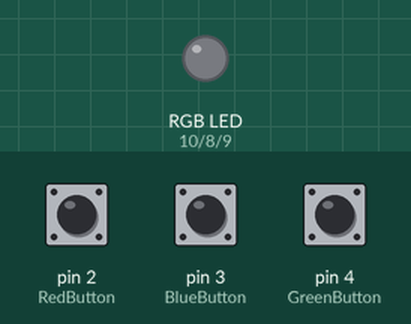
Recording of a sketch running on a simulated Arduino Uno, built with avr-gcc and run on an emulated ATmega328P. Parts: an RGB LED mixed from three pins (HIGH = lit). The inputs (shaded band) are chosen by the test bench; at power-on: pin 2 (RedButton) HIGH, pin 3 (BlueButton) HIGH, pin 4 (GreenButton) HIGH.

Above: at 1.2 s.
1.3 s: pin 2 (RedButton) pulled LOW for 0.15 s
At 2.5 s:
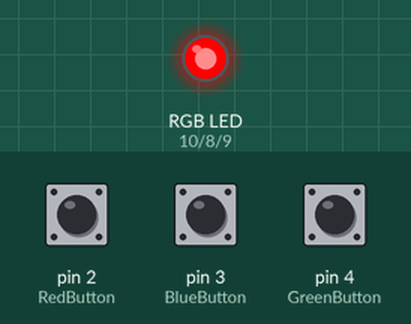
2.9 s: pin 3 (BlueButton) pulled LOW for 0.15 s
At 3.7 s:
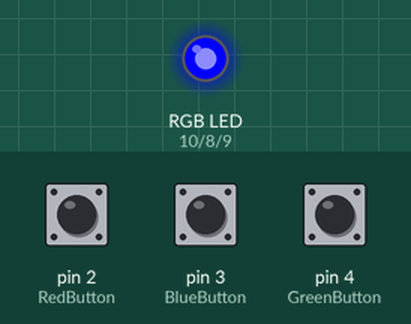
4.5 s: pin 4 (GreenButton) pulled LOW for 0.15 s
At 4.9 s:
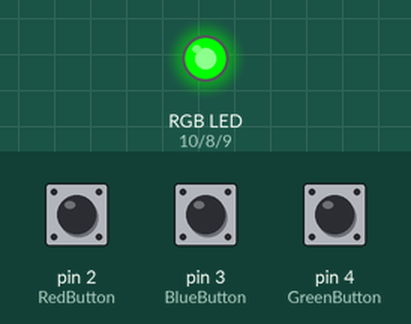
6.1 s: pin 2 (RedButton) pulled LOW for 1 s
At 7.4 s:
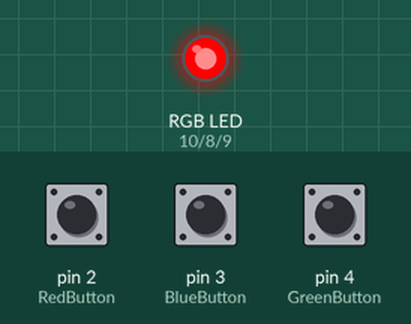
8.6 s: pin 3 (BlueButton) pulled LOW for 1 s
At 9.3 s:
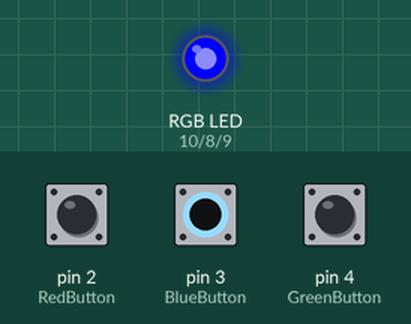
Timing chart, 0 to 11.6 s (numbered marks = the images above; inputs shaded):
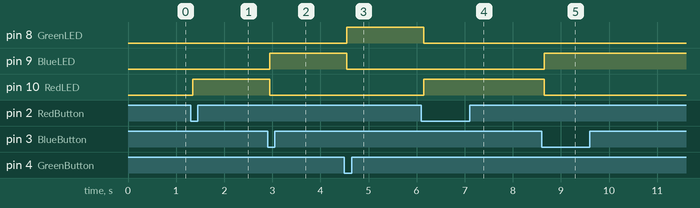

Measured:
- after the input at 1.3 s, pin 10 (RedLED): LOW → HIGH after 0.05 s
- after the input at 2.9 s, pin 9 (BlueLED): LOW → HIGH after 0.05 s; pin 10 (RedLED): HIGH → LOW after 0.05 s
- after the input at 4.5 s, pin 8 (GreenLED): LOW → HIGH after 0.05 s; pin 9 (BlueLED): HIGH → LOW after 0.05 s
- after the input at 6.1 s, pin 8 (GreenLED): HIGH → LOW after 0.05 s; pin 10 (RedLED): LOW → HIGH after 0.05 s
- after the input at 8.6 s, pin 9 (BlueLED): LOW → HIGH after 0.05 s; pin 10 (RedLED): HIGH → LOW after 0.05 s

The sketch:

rgb_buttons.ino
```cpp
//3 buttons to control an RGB LED, click on each button to turn one led at a time
//use Arduino's reset button to reset the colors
// sample schematic at https://circuits.io/circuits/4008863-arduino-buttons-and-rgb-led-code

const int GreenLED = 8;
const int BlueLED  = 9;
const int RedLED   =10;

// define Buttons code
const int GreenButton = 4;
const int BlueButton  = 3;
const int RedButton   = 2;

void setup()
{
// initialize the digital pin as an output.
  pinMode(GreenLED,OUTPUT);
  pinMode(BlueLED ,OUTPUT);
  pinMode(RedLED  ,OUTPUT);
  //input pins
  pinMode(RedButton,INPUT_PULLUP);
  pinMode(BlueButton,INPUT_PULLUP);
  pinMode(GreenButton,INPUT_PULLUP);
}
// the loop routine runs over and over again forever:
void loop() {

  boolean isGreen=digitalRead(GreenButton);
  boolean isBlue=digitalRead(BlueButton);
  boolean isRed=digitalRead(RedButton);
  delay(50);

  if(isGreen==false)
  {
  digitalWrite(GreenLED, HIGH);   // turn the LED on (HIGH is the voltage level)
  digitalWrite(BlueLED , LOW);    // turn the LED off by making the voltage LOW
  digitalWrite(RedLED  , LOW);    // turn the LED off by making the voltage LOW
  }
if(isBlue==false)
  {
  digitalWrite(BlueLED  , HIGH);   // turn the LED on (HIGH is the voltage level)
  digitalWrite(GreenLED , LOW);    // turn the LED off by making the voltage LOW
  digitalWrite(RedLED   , LOW);    // turn the LED off by making the voltage LOW
  }
if(isRed==false)
  {
  digitalWrite(RedLED   , HIGH);   // turn the LED on (HIGH is the voltage level)
  digitalWrite(GreenLED , LOW);    // turn the LED off by making the voltage LOW
  digitalWrite(BlueLED  , LOW);    // turn the LED off by making the voltage LOW
  }
}
```
